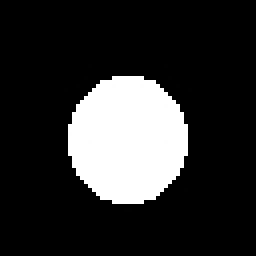
#> input picture circle.jpg, 64 x 64 px (shown 4 times larger)
$ python smoothing.py
#> lines starting #> are read from the running program, lines starting #| are printed output that depends on the picture
import cv2
from matplotlib import pyplot as plt
import matplotlib.cm as cm


def add_value(img, i, j, count, sum):
    if 0 <= j < len(img[0]) and 0 <= i < len(img):
        count += 1
        sum += img[i, j]

    return count, sum


def smooth(img):
    for i in range(len(img)):
        for j in range(len(img)):

            count = 0
            sum = 0

            for i1 in range(i-1, i+2):
                for j1 in range(j-1, j+2):

                    count, sum = add_value(img, i1, j1, count, sum)

            img[i, j] = sum/count


def main():

    img = cv2.imread('circle.jpg', cv2.IMREAD_GRAYSCALE)
#> img is the input picture: shape (64, 64); min 0, max 255, mean 47.1

    smooth(img)
#> the loop in smooth, `for i in range(len(img)):` made 64 passes
#> after the loop in smooth, `for i in range(len(img)):`:
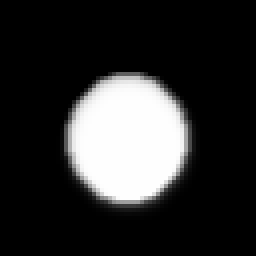
#> img: shape (64, 64) (shown 4 times larger); min 0, max 254, mean 46.8

    plt.imshow(img, cmap=cm.Greys_r)
    plt.show()


if __name__ == '__main__':
    main()
